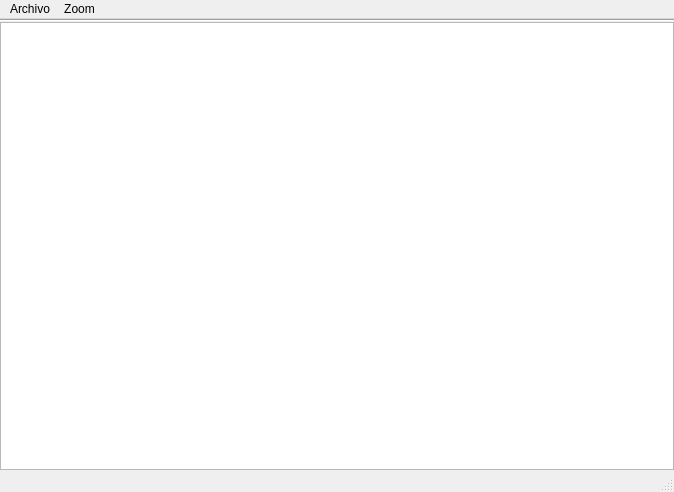
<?xml version="1.0" encoding="UTF-8"?>
<ui version="4.0">
 <class>MainWindow</class>
 <widget class="QMainWindow" name="MainWindow">
  <property name="geometry">
   <rect>
    <x>0</x>
    <y>0</y>
    <width>674</width>
    <height>492</height>
   </rect>
  </property>
  <property name="sizePolicy">
   <sizepolicy hsizetype="Maximum" vsizetype="Maximum">
    <horstretch>0</horstretch>
    <verstretch>0</verstretch>
   </sizepolicy>
  </property>
  <property name="minimumSize">
   <size>
    <width>555</width>
    <height>0</height>
   </size>
  </property>
  <property name="windowTitle">
   <string>MainWindow</string>
  </property>
  <widget class="QWidget" name="wCentralWidget">
   <property name="sizePolicy">
    <sizepolicy hsizetype="Expanding" vsizetype="Expanding">
     <horstretch>0</horstretch>
     <verstretch>0</verstretch>
    </sizepolicy>
   </property>
   <layout class="QGridLayout" name="gridLayout">
    <property name="leftMargin">
     <number>0</number>
    </property>
    <property name="topMargin">
     <number>0</number>
    </property>
    <property name="rightMargin">
     <number>0</number>
    </property>
    <property name="bottomMargin">
     <number>0</number>
    </property>
    <item row="0" column="0">
     <layout class="QVBoxLayout" name="verticalLayout">
      <property name="spacing">
       <number>0</number>
      </property>
      <item>
       <widget class="Line" name="line">
        <property name="orientation">
         <enum>Qt::Orientation::Horizontal</enum>
        </property>
       </widget>
      </item>
      <item>
       <widget class="QPlainTextEdit" name="pteEditor">
        <property name="sizePolicy">
         <sizepolicy hsizetype="Expanding" vsizetype="Expanding">
          <horstretch>0</horstretch>
          <verstretch>0</verstretch>
         </sizepolicy>
        </property>
        <property name="font">
         <font>
          <pointsize>11</pointsize>
         </font>
        </property>
        <property name="autoFillBackground">
         <bool>true</bool>
        </property>
        <property name="lineWidth">
         <number>0</number>
        </property>
       </widget>
      </item>
     </layout>
    </item>
   </layout>
  </widget>
  <widget class="QMenuBar" name="menubar">
   <property name="geometry">
    <rect>
     <x>0</x>
     <y>0</y>
     <width>674</width>
     <height>22</height>
    </rect>
   </property>
   <widget class="QMenu" name="mbArchivo">
    <property name="title">
     <string>Archivo</string>
    </property>
    <addaction name="mbNuevoArchivo"/>
    <addaction name="mbSeleccionarArchivo"/>
    <addaction name="mbGuardarArchivo"/>
    <addaction name="mbGuardarComo"/>
   </widget>
   <widget class="QMenu" name="menuZoom">
    <property name="title">
     <string>Zoom</string>
    </property>
    <addaction name="mbAumentarZoom"/>
    <addaction name="mbDisminuirZoom"/>
   </widget>
   <addaction name="mbArchivo"/>
   <addaction name="menuZoom"/>
  </widget>
  <widget class="QStatusBar" name="statusbar"/>
  <action name="mbSeleccionarArchivo">
   <property name="text">
    <string>Abrir                                   Ctrl + O</string>
   </property>
  </action>
  <action name="mbGuardarArchivo">
   <property name="text">
    <string>Guardar                              Ctrl + S</string>
   </property>
  </action>
  <action name="mbGuardarComo">
   <property name="text">
    <string>Guardar como...                Ctrl + Shift + S</string>
   </property>
  </action>
  <action name="mbNuevoArchivo">
   <property name="text">
    <string>Nuevo archivo                  Ctrl + N</string>
   </property>
  </action>
  <action name="mbAumentarZoom">
   <property name="text">
    <string>Aumentar</string>
   </property>
  </action>
  <action name="mbDisminuirZoom">
   <property name="text">
    <string>Disminuir</string>
   </property>
  </action>
 </widget>
 <resources/>
 <connections/>
</ui>
